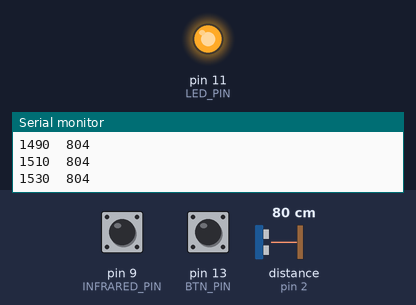
This sketch was run on a simulated Arduino Uno, built with avr-gcc and run on an emulated ATmega328P. Shown: output pins drawn as LEDs (lit = HIGH), the last lines printed to the serial monitor. Wiring (inferred from the names in the program): ultrasonic range finder: trigger pin 3; echo pin 2. The test bench sets the inputs (shaded band); at power-on: pin 13 (BTN_PIN) LOW, pin 9 (INFRARED_PIN) HIGH, distance to the obstacle (sensor on pin 2) 80 cm. The echo pulse lasts 58.3 µs per cm; pins used as bus, display or sensor lines are not drawn.

Above: at 1.2 s.
1.3 s: pin 13 (BTN_PIN) pulled HIGH for 0.15 s
At 2.7 s:
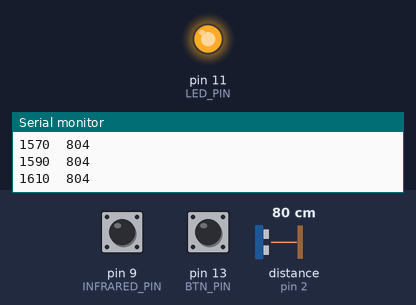
3.0 s: pin 13 (BTN_PIN) pulled HIGH for 1 s
At 3.8 s:
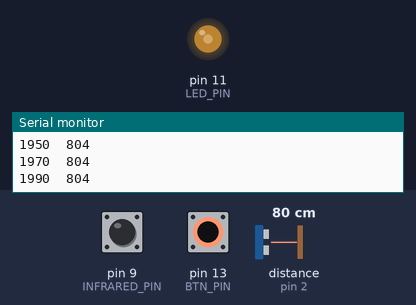
Timing chart, 0 to 6.0 s (numbered marks = the images above; inputs shaded):
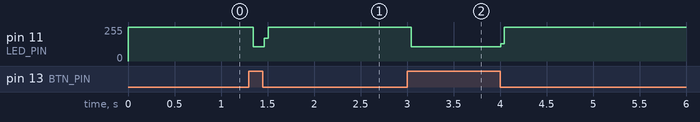

The sketch:

Ultrasound.ino
```cpp
#define INFRARED_PIN 9
#define LED_PIN 11
#define BTN_PIN 13
#define ECHO_PIN 2
#define TRIG_PIN 3
#define USONIC_DIV 58.0

long time = 0;
char space = 9;

long singleMeasurement()
{
  long duration = 0;
  digitalWrite(TRIG_PIN, HIGH);
  delayMicroseconds(10);
  time+=10;
  digitalWrite(TRIG_PIN, LOW);
  duration = pulseIn(ECHO_PIN, HIGH);
  return (((float) duration / USONIC_DIV) * 10.0);
}

void setup() {
  Serial.begin(115200);
  pinMode(BTN_PIN, INPUT);
  pinMode(INFRARED_PIN, INPUT);
  pinMode(LED_PIN, OUTPUT);
  pinMode(TRIG_PIN, OUTPUT);
  pinMode(ECHO_PIN, INPUT);
  digitalWrite(TRIG_PIN, LOW);
}

void loop() {
  while(digitalRead(INFRARED_PIN)==LOW)
    delay(10);

  digitalWrite(LED_PIN, HIGH);
  time=0;
  while(digitalRead(BTN_PIN)==LOW){
    long distance = singleMeasurement();
    Serial.print(time);
    Serial.print(space);
    Serial.println(distance);
    delay(10);
    time+=10;
  }
  digitalWrite(LED_PIN, LOW);
}
```

Measured:
- after the input at 1.3 s, pin 11 (LED_PIN): 255/255 → 108/255 after 0.05 s, → 255/255 0.12 s later
- after the input at 3.0 s, pin 11 (LED_PIN): 255/255 → 108/255 after 0.05 s, → 255/255 0.96 s later
